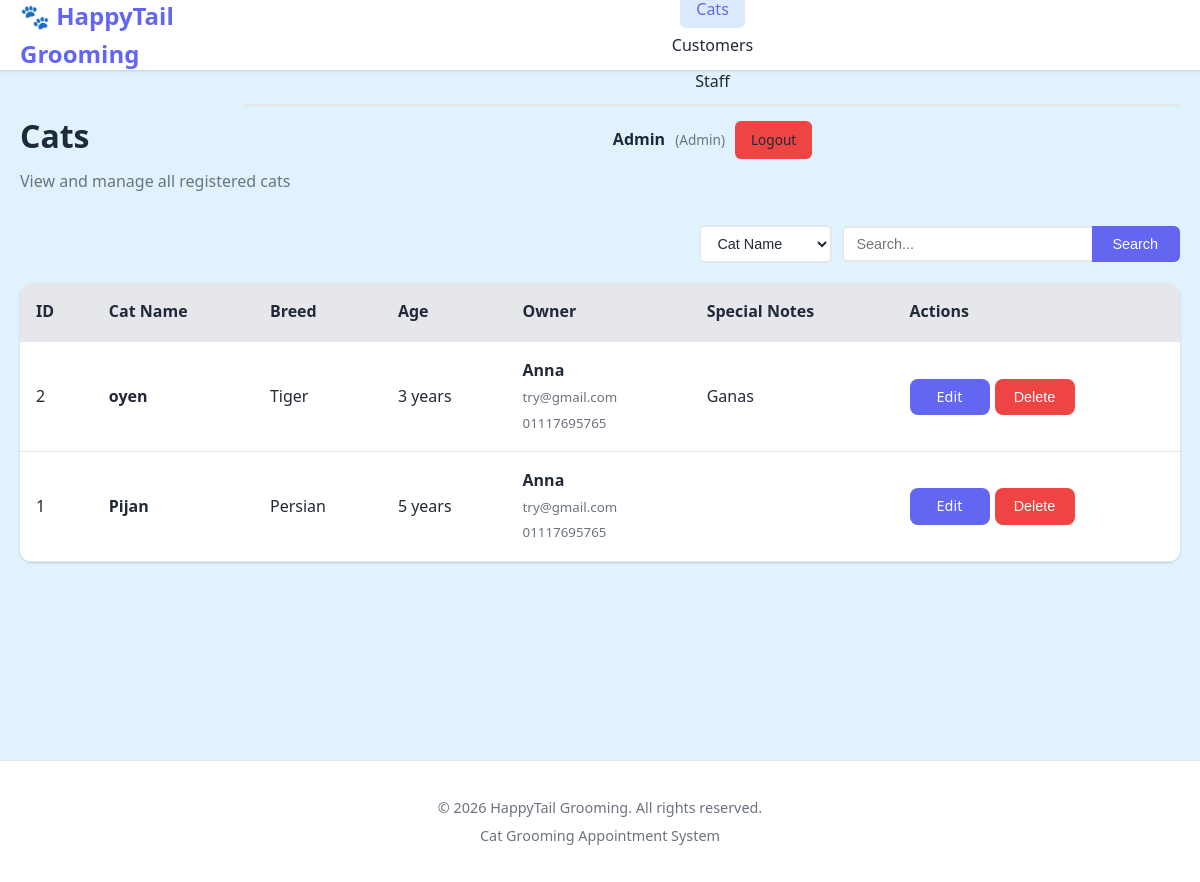
The page /manage_cats.php (signed in) on the database its author committed.
### tables this page shows
CREATE TABLE IF NOT EXISTS `cats` (
`cat_id` int(11) NOT NULL,
  `customer_id` int(11) NOT NULL,
  `cat_name` varchar(50) NOT NULL,
  `breed` varchar(50) DEFAULT NULL,
  `age` int(11) DEFAULT NULL,
  `special_notes` text
);

CREATE TABLE IF NOT EXISTS `users` (
`user_id` int(11) NOT NULL,
  `name` varchar(100) NOT NULL,
  `email` varchar(100) NOT NULL,
  `password` varchar(255) NOT NULL,
  `role` enum('admin','staff','customer') DEFAULT 'customer',
  `created_at` timestamp NOT NULL DEFAULT CURRENT_TIMESTAMP
);

CREATE TABLE IF NOT EXISTS `customers` (
`customer_id` int(11) NOT NULL,
  `user_id` int(11) DEFAULT NULL,
  `phone` varchar(20) DEFAULT NULL,
  `address` text
);

### manage_cats.php (the view, shortened to what this page needs)
<?php
include "../db.php";
$search_term = isset($_GET['search']) ? trim($_GET['search']) : '';
$search_by = isset($_GET['search_by']) ? $_GET['search_by'] : 'cat_name';
$where_params = [];
$where_types = '';
$query = "SELECT cat.*, u.name as owner_name, u.email as owner_email, c.phone as owner_phone, c.customer_id
          FROM cats cat
          JOIN customers c ON cat.customer_id = c.customer_id
          JOIN users u ON c.user_id = u.user_id";
$query .= " ORDER BY cat.cat_id DESC";
if (!empty($where_params)) {
    $stmt = mysqli_prepare($conn, $query);
    if ($stmt !== false) {
        mysqli_stmt_bind_param($stmt, $where_types, ...$where_params);
        mysqli_stmt_execute($stmt);
        $result = mysqli_stmt_get_result($stmt);
        mysqli_stmt_close($stmt);
    } else {
        $result = false;
        $error = "Error preparing search query: " . mysqli_error($conn);
    }
} else {
    $result = mysqli_query($conn, $query);
}
?>
<!DOCTYPE html>
<html lang="en">
<head>
    <link rel="stylesheet" href="../../css/style.css">
</head>
<body>
    <?php include "../menu.php"; ?>
    <div class="main-content">
        <div class="container">
            <div class="page-header">
                <h1>Cats</h1>
                <p>View and manage all registered cats</p>
            </div>
            <div class="search-section">
                <div style="display: flex; gap: 10px; align-items: center; margin-left: auto;">
                    <select name="search_by" class="search-select" form="searchForm">
                        <option value="cat_name" <?php echo $search_by == 'cat_name' ? 'selected' : ''; ?>>Cat Name</option>
                    </select>
                    <form method="GET" action="" class="search-form" id="searchForm">
                        <input type="text" name="search" class="search-input"
                               placeholder="Search..."
                               value="<?php echo htmlspecialchars($search_term); ?>">
                        <button type="submit" class="search-btn">Search</button>
                    </form>
                </div>
            </div>
            <div class="table-container">
                <table class="data-table">
                    <thead>
                        <tr>
                            <th>ID</th>
                            <th>Cat Name</th>
                            <th>Breed</th>
                            <th>Age</th>
                            <th>Owner</th>
                            <th>Special Notes</th>
                            <th>Actions</th>
                        </tr>
                    </thead>
                    <tbody>
                        <?php
                        if ($result !== false && mysqli_num_rows($result) > 0) {
                            while ($row = mysqli_fetch_assoc($result)) {
                                echo "<tr>";
                                echo "<td>" . $row['cat_id'] . "</td>";
                                echo "<td><strong>" . htmlspecialchars($row['cat_name']) . "</strong></td>";
                                $breed = isset($row['breed']) && !empty($row['breed']) ? htmlspecialchars($row['breed']) : 'N/A';
                                $age = isset($row['age']) && !empty($row['age']) ? $row['age'] . ' years' : 'N/A';
                                $notes = isset($row['special_notes']) ? $row['special_notes'] : '';
                                echo "<td>" . $breed . "</td>";
                                echo "<td>" . $age . "</td>";
                                echo "<td>";
                                echo "<strong>" . htmlspecialchars($row['owner_name']) . "</strong><br>";
                                echo "<small style='color: var(--text-secondary);'>" . htmlspecialchars($row['owner_email']) . "</small>";
                                if (!empty($row['owner_phone'])) {
                                    echo "<br><small style='color: var(--text-secondary);'>" . htmlspecialchars($row['owner_phone']) . "</small>";
                                }
                                echo "</td>";
                                echo "<td>" . htmlspecialchars(substr($notes, 0, 50)) . (strlen($notes) > 50 ? '...' : '') . "</td>";
                                echo "<td style='white-space: nowrap;'>";
                                echo "<div class='action-buttons'>";
                                echo "<a href='../customer/edit_cat.php?id=" . $row['cat_id'] . "' class='edit-btn'>Edit</a>";
                                echo "<form method='POST' action='' style='display: inline; margin: 0;' onsubmit='return confirmDelete(" . $row['cat_id'] . ", \"" . htmlspecialchars(addslashes($row['cat_name'])) . "\", \"" . htmlspecialchars(addslashes($row['owner_name'])) . "\");'>";
                                echo "<button type='submit' name='delete_cat' class='delete-btn'>Delete</button>";
                                echo "</form>";
                                echo "</div>";
                                echo "</td>";
                                echo "</tr>";
                            }
                        } else {
                            echo "<tr><td colspan='7' class='no-data'>No cats found</td></tr>";
                        }
                        ?>
                    </tbody>
                </table>
            </div>
        </div>
    </div>
    <?php include "../footer.php"; ?>
</body>
</html>

### style.css (style rules this page uses)
* { margin: 0; padding: 0; box-sizing: border-box; }
:root { --primary-color: #6366f1; --primary-dark: #4f46e5; --secondary-color: #8b5cf6; --success-color: #10b981; --warning-color: #f59e0b; --danger-color: #ef4444; --text-primary: #1f2937; --text-secondary: #6b7280; --bg-primary: #ffffff; --bg-secondary: #e0f2fe; --bg-tertiary: #dbeafe; --border-color: #e5e7eb; --shadow: 0 1px 3px 0 rgba(0, 0, 0, 0.1), 0 1px 2px 0 rgba(0, 0, 0, 0.06); --shadow-lg: 0 10px 15px -3px rgba(0, 0, 0, 0.1), 0 4px 6px -2px rgba(0, 0, 0, 0.05); }
body { font-family: 'Segoe UI', Tahoma, Geneva, Verdana, sans-serif; background-color: var(--bg-secondary); color: var(--text-primary); line-height: 1.6; }
.main-content { min-height: calc(100vh - 70px - 80px); padding: 40px 20px; }
.container { max-width: 1200px; margin: 0 auto; }
.page-header { margin-bottom: 30px; }
.page-header h1 { font-size: 2rem; color: var(--text-primary); margin-bottom: 8px; }
.page-header p { color: var(--text-secondary); }
.table-container { background: var(--bg-primary); border-radius: 12px; box-shadow: var(--shadow); overflow: hidden; overflow-x: auto; }
.data-table { width: 100%; border-collapse: collapse; }
.data-table thead { background-color: #e5e7eb; }
.data-table th { padding: 16px; text-align: left; font-weight: 600; color: var(--text-primary); border-bottom: 2px solid var(--border-color); }
.data-table td { padding: 16px; border-bottom: 1px solid var(--border-color); color: var(--text-primary); }
.table-container { overflow-x: auto; }
.data-table { min-width: 800px; }

### manage_cats.php (style rules this page uses)
.search-section { display: flex; justify-content: space-between; align-items: center; margin-bottom: 20px; gap: 10px; }
.search-select { padding: 8px 12px; border: 2px solid var(--border-color); border-radius: 6px; font-size: 0.9rem; background: var(--bg-primary); color: var(--text-primary); cursor: pointer; }
.search-form { display: flex; gap: 0; align-items: center; }
.search-input { padding: 8px 12px; border: 2px solid var(--border-color); border-radius: 6px 0 0 6px; font-size: 0.9rem; width: 250px; border-right: none; }
.search-btn { padding: 8px 20px; font-size: 0.9rem; border: 2px solid var(--primary-color); border-radius: 0 6px 6px 0; background: var(--primary-color); color: white; cursor: pointer; transition: all 0.3s ease; border-left: none; }
.delete-btn { padding: 8px 16px; font-size: 0.9rem; border: none; border-radius: 8px; background: var(--danger-color); color: white; cursor: pointer; transition: all 0.3s ease; font-weight: 500; width: 80px; text-align: center; box-sizing: border-box; display: inline-block; line-height: 1.4; }
.edit-btn { padding: 8px 16px; font-size: 0.9rem; border: none; border-radius: 8px; background: var(--primary-color); color: white; cursor: pointer; transition: all 0.3s ease; text-decoration: none; display: inline-block; font-weight: 500; width: 80px; text-align: center; box-sizing: border-box; line-height: 1.4; }
.action-buttons form { display: inline-block; margin: 0; padding: 0; }
.action-buttons { display: flex; gap: 5px; align-items: center; }

### rows shown on the page
cats: cat_id "2", cat_name "oyen", breed "Tiger", age "3 years", users.name "Anna", users.email "try@gmail.com", customer.phone "01117695765", special_notes "Ganas"
cats: cat_id "1", cat_name "Pijan", breed "Persian", age "5 years", users.name "Anna", users.email "try@gmail.com", customer.phone "01117695765"

### other values the page prints
$_SESSION['name'] "Admin"
$role "Admin"
